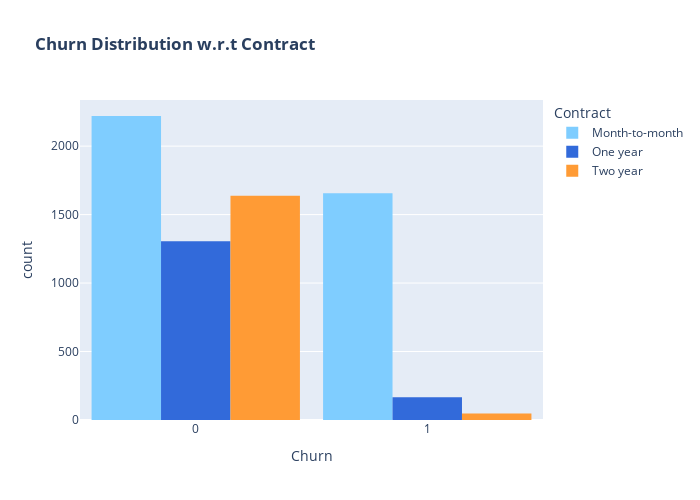

Source (notebook cell):
### Markdown cell above
* There's almost to null differences between the people who churned, as both men and women are churn in equal ratio.
---
<span style="font-family:serif; font-size:23px;"> Contract Distribution w.r.t Churn</span>

### Code cell
color_discrete_map = {"Month-to-month": "#7fcdff", "One year": "#326ada", "Two year": "#ff9b35"}

fig = px.histogram(df, x="Churn", color="Contract", barmode="group", title="<b>Churn Distribution w.r.t Contract<b>", color_discrete_map = color_discrete_map)
fig.update_layout(width=700, height=500, bargap=0.1)
fig.show()

### Figure 1 — Plotly figure (JSON) as saved in the notebook; plotly's stock layout.template omitted (floating-point values rounded to 4 significant figures; data arrays with more than 128 entries replaced by an {"elided": "..."} marker saying what was removed)
{"data": [{"alignmentgroup": "True", "bingroup": "x", "hovertemplate": "Contract=Month-to-month<br>Churn=%{x}<br>count=%{y}<extra></extra>", "legendgroup": "Month-to-month", "marker": {"color": "#7fcdff", "pattern": {"shape": ""}}, "name": "Month-to-month", "offsetgroup": "Month-to-month", "orientation": "v", "showlegend": true, "type": "histogram", "x": {"elided": "3875 int values"}, "xaxis": "x", "yaxis": "y"}, {"alignmentgroup": "True", "bingroup": "x", "hovertemplate": "Contract=One year<br>Churn=%{x}<br>count=%{y}<extra></extra>", "legendgroup": "One year", "marker": {"color": "#326ada", "pattern": {"shape": ""}}, "name": "One year", "offsetgroup": "One year", "orientation": "v", "showlegend": true, "type": "histogram", "x": {"elided": "1472 int values"}, "xaxis": "x", "yaxis": "y"}, {"alignmentgroup": "True", "bingroup": "x", "hovertemplate": "Contract=Two year<br>Churn=%{x}<br>count=%{y}<extra></extra>", "legendgroup": "Two year", "marker": {"color": "#ff9b35", "pattern": {"shape": ""}}, "name": "Two year", "offsetgroup": "Two year", "orientation": "v", "showlegend": true, "type": "histogram", "x": {"elided": "1685 int values"}, "xaxis": "x", "yaxis": "y"}], "layout": {"bargap": 0.1, "barmode": "group", "height": 500, "legend": {"title": {"text": "Contract"}, "tracegroupgap": 0}, "title": {"text": "<b>Churn Distribution w.r.t Contract<b>"}, "width": 700, "xaxis": {"anchor": "y", "domain": [0, 1], "title": {"text": "Churn"}}, "yaxis": {"anchor": "x", "domain": [0, 1], "title": {"text": "count"}}}}
